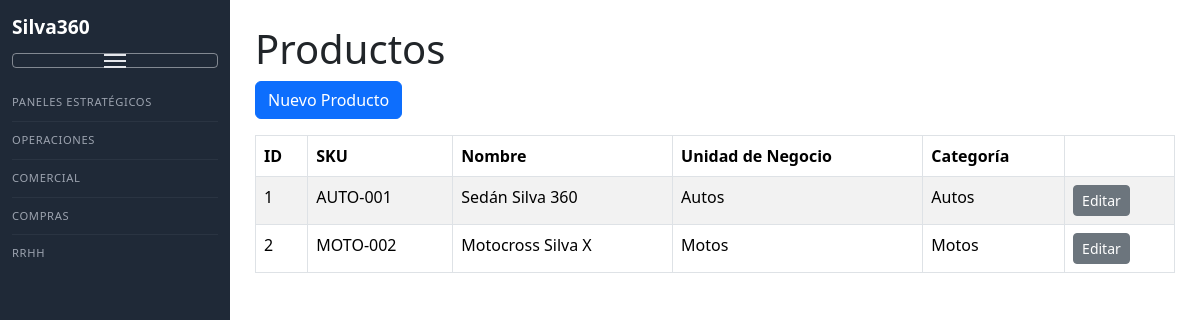
Page /products on the committed database.
### models.py (models this page shows)
class Product(db.Model):
    __tablename__ = "products"
    id = db.Column(db.Integer, primary_key=True)
    sku = db.Column(db.String(80), unique=True, nullable=True)
    name = db.Column(db.String(200), nullable=False)
    description = db.Column(db.Text, nullable=True)
    price = db.Column(db.Numeric(10, 2), nullable=True)
    category = db.Column(db.String(120), nullable=True)
    stock_quantity = db.Column(db.Integer, default=0)
    min_stock_level = db.Column(db.Integer, default=0)
    business_unit_id = db.Column(db.Integer, db.ForeignKey("business_units.id"), nullable=True)
    location_id = db.Column(db.Integer, db.ForeignKey("locations.id"), nullable=True)
    created_at = db.Column(db.DateTime, default=datetime.utcnow)
    business_unit = db.relationship("BusinessUnit", backref="products")
    location = db.relationship("Location", backref="products")

class BusinessUnit(db.Model):
    __tablename__ = "business_units"
    id = db.Column(db.Integer, primary_key=True)
    name = db.Column(db.String(100), unique=True, nullable=False)  # Autos, Motos, etc.

### blueprints/products.py (the view)
@products_bp.route("/products")
def list_products():
    products = Product.query.all()
    units = {u.id: u.name for u in BusinessUnit.query.all()}
    return render_template("products_list.html", products=products, units=units)

### security.py (called while the page is built)
def module_allowed(module):
    if not module:
        return True
    role = session.get("role")
    if not role:
        return False
    allowed = ACCESS_MAP.get(role, [])
    if "all" in allowed:
        return True
    return module in allowed

### templates/products_list.html
{% extends 'base.html' %}
{% block content %}
<h1>Productos</h1>
<a href="/products/new" class="btn btn-primary mb-3">Nuevo Producto</a>
<table class="table table-bordered table-striped">
    <thead>
        <tr>
            <th>ID</th>
            <th>SKU</th>
            <th>Nombre</th>
            <th>Unidad de Negocio</th>
            <th>Categoría</th>
            <th></th>
        </tr>
    </thead>
    <tbody>
        {% for p in products %}
        <tr>
            <td>{{ p.id }}</td>
            <td>{{ p.sku }}</td>
            <td>{{ p.name }}</td>
            <td>{{ units[p.business_unit_id] }}</td>
            <td>{{ p.category or '' }}</td>
            <td>
                <a href="/products/edit/{{ p.id }}" class="btn btn-sm btn-secondary">Editar</a>
            </td>
        </tr>
        {% endfor %}
    </tbody>
</table>
{% endblock %}

### templates/base.html (style rules this page uses)
body { margin: 0; padding: 0; display: flex; font-family: system-ui, -apple-system, BlinkMacSystemFont, "Segoe UI", sans-serif; }

### rows in the picture
Product: id "1", sku "AUTO-001", name "Sedán Silva 360", category "Autos"
BusinessUnit: name "Autos"
Product: id "2", sku "MOTO-002", name "Motocross Silva X", category "Motos"
BusinessUnit: name "Motos"
